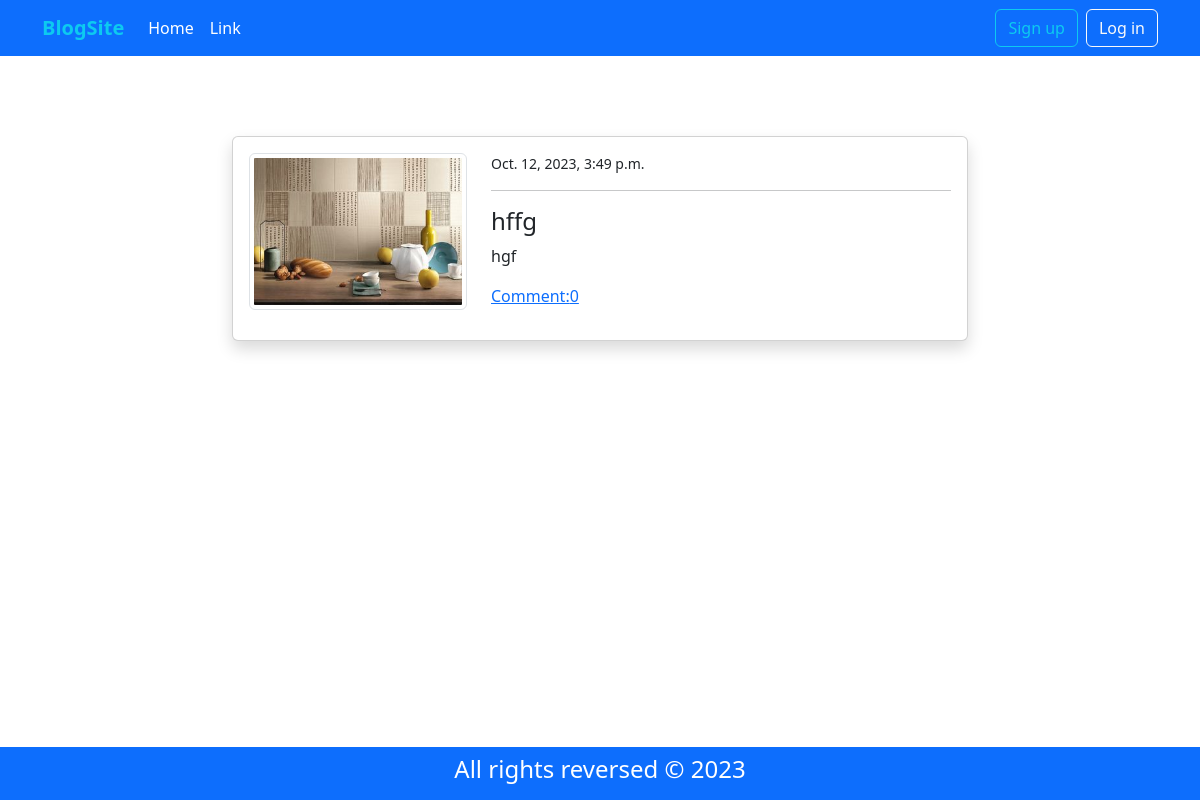
The app's page /post_detail/4 with its own data.
### news/models.py (models this page shows, shortened)
class PostModel(models.Model):
    title=models.CharField(max_length=250)
    content=models.TextField()
    author=models.ForeignKey(User,on_delete=models.CASCADE)
    created_at=models.DateTimeField(auto_now_add=True)
    def comment_count(self):
        return self.comment_set.all().count()
    def comments(self):
        return self.comment_set.all()

### users/models.py (models this page shows, shortened)
class ProfileModel(models.Model):
    user=models.OneToOneField(User,on_delete=models.CASCADE)
    image=models.ImageField(default='default.png',upload_to='profile',validators=[FileExtensionValidator(['png','jpg','jpeg','webp'])])

### news/views.py (the view)
# urls.py: path('post_detail/<int:pk>',post_detail,name='post_detail-page'),
def post_detail(request,pk):
    post = get_object_or_404(PostModel,id=pk)
    if request.method=='POST':
        c_form = CommentForm(request.POST)
        if c_form.is_valid():
            instance=c_form.save(commit=False)
            instance.user=request.user
            instance.post=post
            instance.save()
            return redirect('post_detail-page',pk=post.id)
    else:
        c_form = CommentForm()
    context={
        'post':post,
        'c_form':c_form,
    }
    return render(request,'post_detail.html',context)

### templates/post_detail.html (shortened to what this page needs)
{% extends 'inheritance/base.html' %}
{% load crispy_forms_tags %}
{% block mycontent %}
<div class="container">
    <div class="row mt-5 pt-3">
        <div class="col-md-8 offset-md-2">
            <div class="card my-3 shadow">
                <div class="card-body">
                    <div class="row">
                        <div class="col-md-4">
                            <img class="img-thumbnail" src="{{ post.author.profilemodel.image.url }}" alt="profile-img">
                        </div>
                        <div class="col-md-8">
                            <div class="d-flex justify-content-between">
                                <small>{{ post.created_at }}</small>
                            </div>
                            <hr>
                            <h4>{{ post.title }}</h4>
                            <p>
                                {{ post.content }}
                            </p>
                            <p>
                                <a class=" " data-bs-toggle="collapse" href="#collapseExample" role="button" aria-expanded="false" aria-controls="collapseExample">
                                  Comment:{{post.comment_count}}
                                </a> </p>
                        </div>
                    </div>
                </div>
            </div>
        </div>
    </div>
</div>
{% endblock %}

### records on screen
PostModel: author.profilemodel.image (picture), created_at "Oct. 12, 2023, 3:49 p.m.", title "hffg", content "hgf", comment_count "0"
